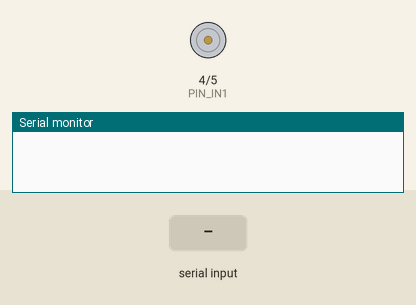
A sketch run on a simulated Arduino Uno, built with avr-gcc and run on an emulated ATmega328P. Parts: motor-driver pin pairs drawn as motors (green arrow = first pin HIGH = forward, orange = second pin HIGH = backward, longer = more drive), the last lines printed to the serial monitor. Inputs (shaded band) come from the test bench.

Above: at 1.2 s.
1.3 s: "close\n" received over Serial
At 1.37 s:
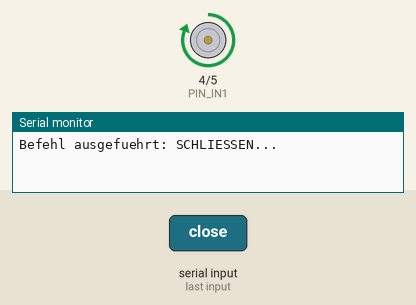
2.9 s: "open\n" received over Serial
At 2.97 s:
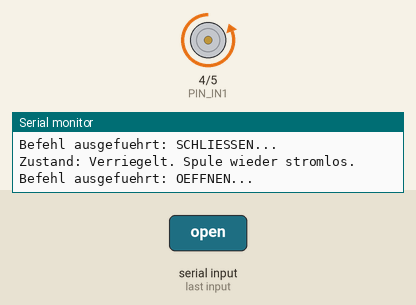
Timing chart, 0 to 5.9 s (numbered marks = the images above; inputs shaded):
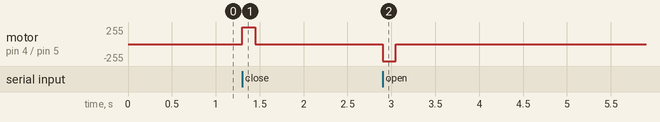

The sketch:

E90_Cluster.ino
```cpp
#include "canbus.h"
#include "keyslot.h"
#include "airbag_counter.h"

// Timer für den 100ms Takt (Tacho-Wecker)
unsigned long last100msTime = 0;
const unsigned long interval100ms = 100;

// Timer für den 200ms Takt (Airbag & Gurt)
unsigned long last200msTime = 0;
const unsigned long interval200ms = 200;

void setup() {
  Serial.begin(115200);
  mcp2515.reset();
  mcp2515.setBitrate(CAN_100KBPS, MCP_8MHZ);
  mcp2515.setNormalMode();
  schlossSetup();
}

void loop() {
  unsigned long currentMillis = millis();

  // Schloss-Befehle permanent in Echtzeit auswerten
  schlossVerarbeiten();

  // --- 100ms TIMER BLOCK ---
  if (currentMillis - last100msTime >= interval100ms) {
    last100msTime = currentMillis;

    clusterWake();
  }

  // --- 200ms TIMER BLOCK ---
  if (currentMillis - last200msTime >= interval200ms) {
    last200msTime = currentMillis;

    sendeAirbagCounter();
  }
}
```

airbag_counter.cpp
```cpp
#include "airbag_counter.h"
#include "canbus.h"

const uint16_t AIRBAG_CAN_ID = 0x0D7;
const uint8_t AIRBAG_DLC = 2;

struct can_frame airbagFrame;
uint8_t airbagCounter = 0;

void sendeAirbagCounter() {
    // CAN-Frame vorbereiten
    airbagFrame.can_id = AIRBAG_CAN_ID;
    airbagFrame.can_dlc = AIRBAG_DLC;

    // Byte[0]: Zähler von 0 bis 254
    airbagFrame.data[0] = airbagCounter;
    airbagFrame.data[1] = 0x00; // Füllbyte/Status

    // CAN-Nachricht absenden
    mcp2515.sendMessage(&airbagFrame);

    // Zähler für den nächsten Aufruf erhöhen
    airbagCounter++;
    if (airbagCounter > 254) {
        airbagCounter = 0; // Zurücksetzen bei Erreichen von 255
    }
}
```

airbag_counter.h
```cpp
#ifndef AIRBAG_COUNTER_H
#define AIRBAG_COUNTER_H

#include <Arduino.h>
#include <mcp2515.h>

// Deklaration der Sende-Funktion für den ino-Timer
void sendeAirbagCounter();

#endif // AIRBAG_COUNTER_H
```

canbus.cpp
```cpp
#include "canbus.h"

MCP2515 mcp2515(10);

struct can_frame cluserWakeFrame;

void clusterWake() {
  static unsigned long lastIncrementTime = 0;
  static uint8_t checksum = 0xFE;

  unsigned long currentMillis = millis();

  if (currentMillis - lastIncrementTime >= 1400) {
    lastIncrementTime = currentMillis;
    checksum++;
  }

  // Set up the frame data
  cluserWakeFrame.can_id = 0x130;
  cluserWakeFrame.can_dlc = 5;
  cluserWakeFrame.data[0] = 0x45;
  cluserWakeFrame.data[1] = 0x40;
  cluserWakeFrame.data[2] = 0x21;
  cluserWakeFrame.data[3] = 0x8F;
  cluserWakeFrame.data[4] = checksum;

  // Send the message
  mcp2515.sendMessage(&cluserWakeFrame);
}
```

canbus.h
```cpp
#ifndef CANBUS_H
#define CANBUS_H
#include <SPI.h>
#include <mcp2515.h>

extern MCP2515 mcp2515;

void clusterWake();

#endif
```

keyslot.cpp
```cpp
#include "keyslot.h"

void schlossSetup() {
    // Pins als Ausgang definieren
    pinMode(PIN_IN1, OUTPUT);
    pinMode(PIN_IN2, OUTPUT);

    // Im Ruhezustand alles auf LOW (stromlos und sicher)
    digitalWrite(PIN_IN1, LOW);
    digitalWrite(PIN_IN2, LOW);
}

void schlossSchliessen() {
    Serial.println("Befehl ausgefuehrt: SCHLIESSEN...");

    digitalWrite(PIN_IN1, HIGH); // +12V an Pin 13, GND an Pin 14
    digitalWrite(PIN_IN2, LOW);
    delay(IMPULS_DAUER);         // Kurzer Impuls

    digitalWrite(PIN_IN1, LOW);  // Sofort wieder komplett abschalten
    digitalWrite(PIN_IN2, LOW);
    Serial.println("Zustand: Verriegelt. Spule wieder stromlos.");
}

void schlossOeffnen() {
    Serial.println("Befehl ausgefuehrt: OEFFNEN...");

    digitalWrite(PIN_IN1, LOW);  // GND an Pin 13, +12V an Pin 14
    digitalWrite(PIN_IN2, HIGH); // Polaritaet umgedreht
    delay(IMPULS_DAUER);         // Kurzer Impuls

    digitalWrite(PIN_IN1, LOW);  // Sofort wieder komplett abschalten
    digitalWrite(PIN_IN2, LOW);
    Serial.println("Zustand: Offen. Spule wieder stromlos.");
}

void schlossVerarbeiten() {
    if (Serial.available() > 0) {
        String befehl = Serial.readStringUntil('\n');
        befehl.trim();

        if (befehl.equalsIgnoreCase("close")) {
            schlossSchliessen();
        }
        else if (befehl.equalsIgnoreCase("open")) {
            schlossOeffnen();
        }
        else if (befehl.length() > 0) {
            Serial.print("Unbekannter Befehl: '");
            Serial.print(befehl);
            Serial.println("' - Bitte nutze nur 'open' oder 'close'.");
        }
    }
}
```

keyslot.h
```cpp
#ifndef KEYSLOT_H
#define KEYSLOT_H
#include <Arduino.h>

// Pin-Definitionen für die L298N H-Brücke
const int PIN_IN1 = 4; // Verbunden mit D4 am Nano
const int PIN_IN2 = 5; // Verbunden mit D5 am Nano

// Zeitdauer des Stromstoßes in Millisekunden
const int IMPULS_DAUER = 150;

// Initialisiert die Pins für das Schloss
void schlossSetup();

// Verarbeitet serielle Befehle und steuert das Schloss
void schlossVerarbeiten();

// Funktionen für die Hardware-Ansteuerung
void schlossSchliessen();
void schlossOeffnen();
#endif
```

Measured:
- after the input at 1.3 s, motor on pin 4 (PIN_IN1) / pin 5 (PIN_IN2): stopped → forward 255/255 at once, → stopped 0.15 s later
- after the input at 2.9 s, motor on pin 4 (PIN_IN1) / pin 5 (PIN_IN2): stopped → backward 255/255 at once, → stopped 0.15 s later
